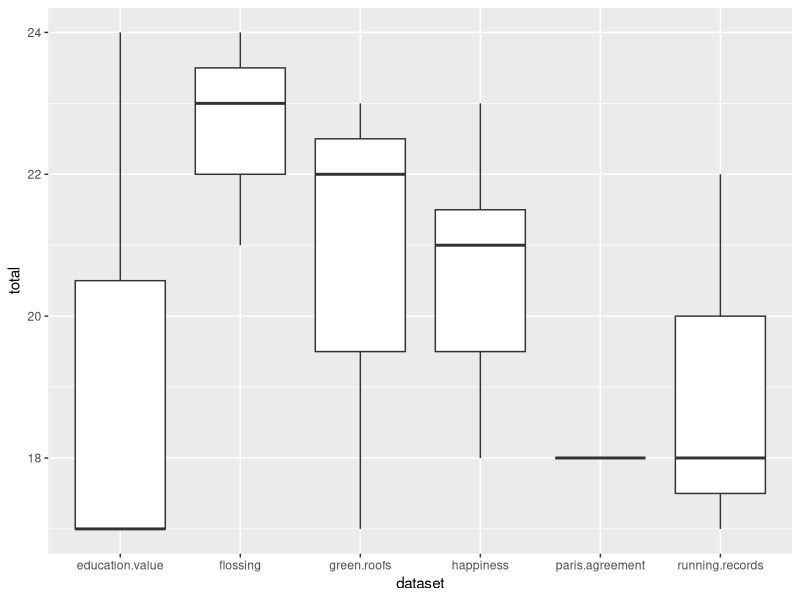
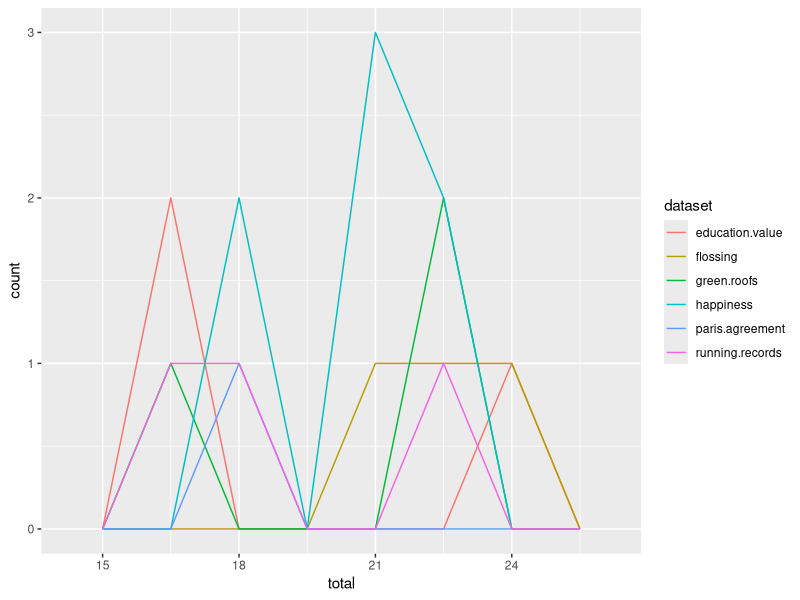
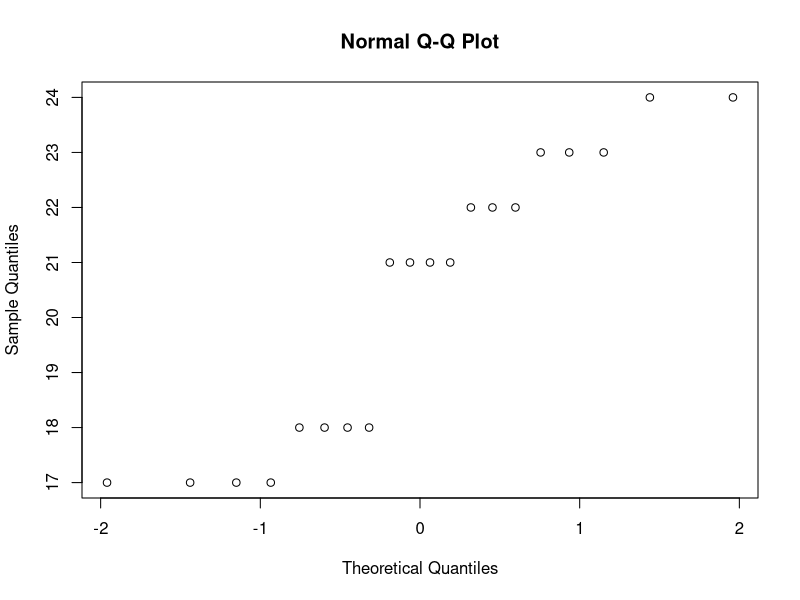
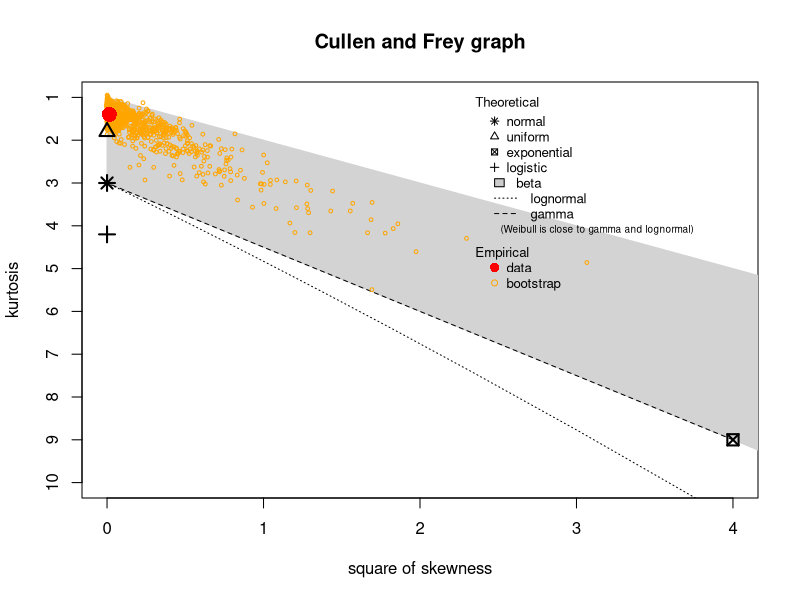
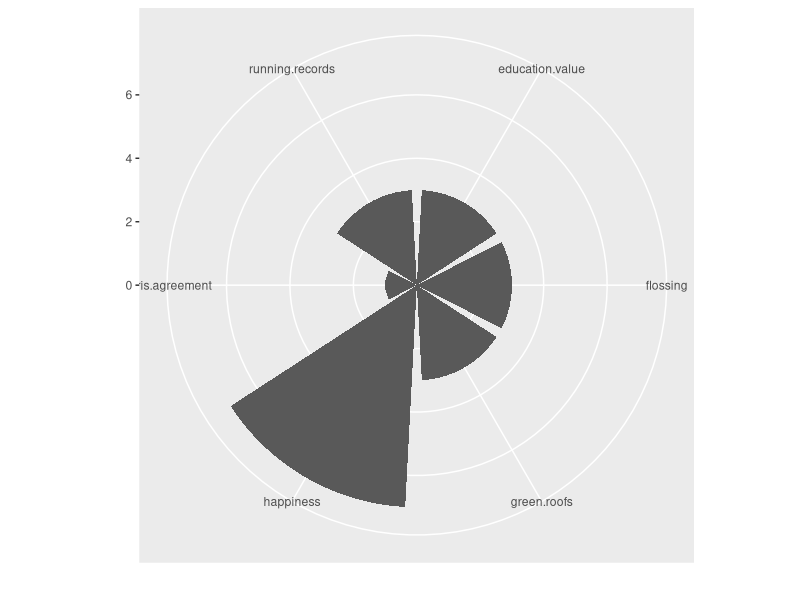

R code for these plots, in order:
## ---- chunk 1
library(dplyr)
library(ggplot2)
library(tibble)
library(knitr)
library(fitdistrplus)

#read data
metrics <-read.csv('data/BIOL5081.2016.grades.csv')
#as_tibble(metrics)
hackathon <- metrics %>% filter(metric == "test1")

#table so people can see their scores
kable(hackathon)

#data viz for pattern analysis and exploration of potential stats
ggplot(hackathon, aes(dataset, total)) + 
  geom_boxplot()

ggplot(hackathon, aes(total, colour = dataset)) +
         geom_freqpoly(binwidth = 1.5)

#EDA on distribution
shapiro.test(hackathon$total) 
qqnorm(hackathon$total)
descdist(hackathon$total, boot = 1000)

summary(hackathon)
#mean is 80% and median 84%. Nice!

#variation
m <- mean(hackathon$total)
v<- sd(hackathon$total)
cv <- v/m #coefficient of variation
cv #very small CV for the total scores on code. that is good news.

#frequencies of real dataset use
ggplot(hackathon, aes(dataset)) + geom_bar(stat = "count") + coord_polar() +xlab("") + ylab("")

popular.datasets <- hackathon %>% group_by(dataset) %>% tally() 
#ggplot(popular.datasets, aes(dataset, sort(n))) + 
  #geom_density() + coord_flip() 

#looks like running was most popular
c1<-chisq.test(popular.datasets$dataset, popular.datasets$n)
c1 #no difference but too few observations, so need to simulate

c2<-chisq.test(popular.datasets$dataset, popular.datasets$n, simulate.p.value = TRUE, B = 10000)
c2 #no difference in frequency even with 10,000 replicates of this test

#indication that the dataset related to total score
m1 <- lm(total~dataset, data = hackathon) #or just do aov? about the same really.
summary(m1)
anova(m1, test="Chisq") #no indication that the dataset significantly influenced scores
shapiro.test(m1$residuals)

#however, sample sizes very uneven
m2 <- kruskal.test(total~dataset, data = hackathon)
m2 #still no difference

#Interactive viz using plot.ly or highchart

#final model as lm?

#Note - discovery, these data are messy. Each column is not independent, i.e. the 5 questions scored on the Likert Scale. Need to be tidied up to examine whether a specific dimension was low and thus whether instruction was inadequate or could have been improved.
